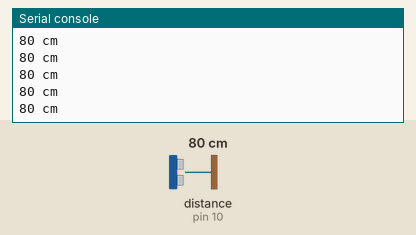
The program below on a simulated MicroPython board. Shown: the last lines printed to the serial console. Inputs (shaded band) come from the test bench; at power-on: distance to the obstacle (sensor on pin 10) 80 cm. The echo pulse lasts 58.3 µs per cm.

Above: at 1.2 s.
1.3 s: distance to the obstacle (sensor on pin 10) set to 2 cm
At 1.31 s:
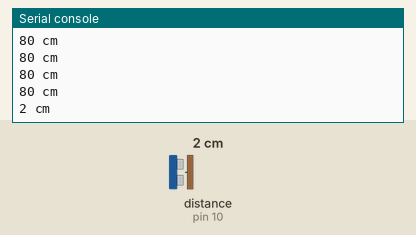
2.8 s: distance to the obstacle (sensor on pin 10) set to 4 cm
At 2.83 s:
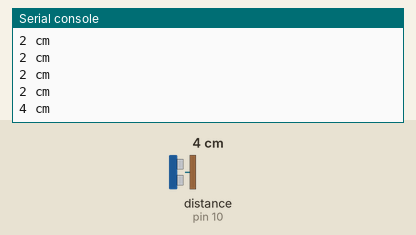
Timing chart, 0 to 5.8 s (numbered marks = the images above; inputs shaded):
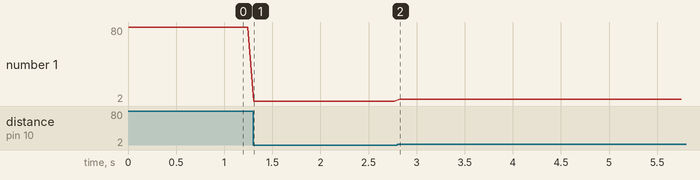

The program:

main.py
```python
from machine import Pin, time_pulse_us
from time import sleep_ms, sleep_us

TRIG = Pin(9, Pin.OUT)
ECHO = Pin(10, Pin.IN)

def measure_cm():
    # 1. Спусковий імпульс: 10 мкс високого рівня на TRIG
    TRIG.low()
    sleep_us(2)
    TRIG.high()
    sleep_us(10)
    TRIG.low()

    # 2. Ширина високого імпульсу на ECHO = час польоту в мкс.
    #    Тайм-аут 30000 мкс, щоб не зависнути, коли луни немає.
    t = time_pulse_us(ECHO, 1, 30000)

    if t < 0:                    # нічого не почули (порожньо/далеко)
        return -1
    return t // 58              # мкс → см

while True:
    cm = measure_cm()
    if cm < 0:
        print("out of range")
    else:
        print(cm, "cm")
    sleep_ms(60)                 # пауза між вимірами ≥ 60 мс
```

Measured:
- after the input at 1.3 s, the serial console: prints a new line at once (image 1)
- after the input at 2.8 s, the serial console: prints a new line at once (image 2)
- plotted number 1: 80 → 2 after the input at 1.3 s, 2 → 4 after the input at 2.8 s
